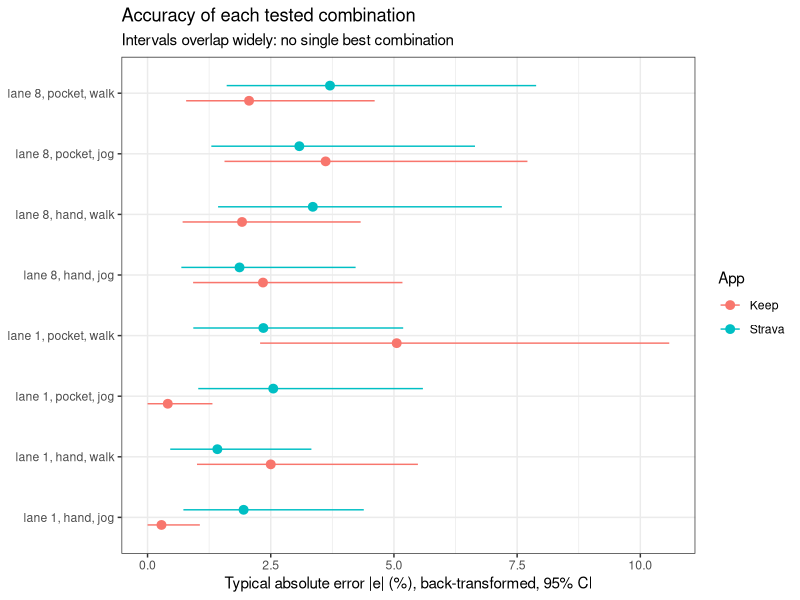

This figure's R source:
# 03_absolute_error.R
# Accuracy: how large is the typical error, ignoring its sign?
# (proposal v2, aim 3 and review comment 5)
#
# A mean signed error near 0 can hide large + and - errors, so here we use
# the absolute percentage error |e| and MAPE = mean of |e| in a group.
#
# Input : data/processed/gps_runs.csv  (made by code/00_clean_data.R)
# Output: tables in results/, plot in figures/
# Run from the repository root:  Rscript code/03_absolute_error.R

suppressPackageStartupMessages({
  library(lme4)
  library(lmerTest)
  library(emmeans)
  library(ggplot2)
})

dir.create("results", showWarnings = FALSE)
dir.create("figures", showWarnings = FALSE)

dat <- read.csv("data/processed/gps_runs.csv")
dat$block     <- factor(dat$block, levels = c("Phoebe", "Boyi", "Jenny", "Darren"))
dat$app       <- factor(dat$app, levels = c("Keep", "Strava"))
dat$lane      <- factor(dat$lane)
dat$placement <- factor(dat$placement, levels = c("hand", "pocket"))
dat$pace      <- factor(dat$pace, levels = c("walk", "jog"))
dat$lap_id    <- factor(dat$lap_id)
options(contrasts = c("contr.sum", "contr.poly"))

dat$abs_e <- abs(dat$error_pct)

# ---- 1. MAPE by app with a bootstrap CI -------------------------------------

# Resample whole laps (both app readings together) within each block, so every
# bootstrap sample keeps the design: 4 blocks x 8 laps, paired readings.
mape_by_app <- function(d) tapply(d$abs_e, d$app, mean)

laps_in_block <- split(as.character(dat$lap_id), dat$block)
laps_in_block <- lapply(laps_in_block, unique)
rows_of_lap   <- split(seq_len(nrow(dat)), as.character(dat$lap_id))

set.seed(404)
B <- 5000
boot <- replicate(B, {
  laps <- unlist(lapply(laps_in_block, sample, replace = TRUE))
  mape_by_app(dat[unlist(rows_of_lap[laps]), ])
})
boot_diff <- boot["Strava", ] - boot["Keep", ]

mape_table <- data.frame(
  app      = c("Keep", "Strava", "Strava - Keep"),
  mape     = c(mape_by_app(dat), diff(mape_by_app(dat))),
  boot_lo  = c(apply(boot, 1, quantile, 0.025), quantile(boot_diff, 0.025)),
  boot_hi  = c(apply(boot, 1, quantile, 0.975), quantile(boot_diff, 0.975))
)
mape_table[, -1] <- round(mape_table[, -1], 2)
print(mape_table)
write.csv(mape_table, "results/mape_by_app_bootstrap.csv", row.names = FALSE)

# MAPE by block and app (descriptive)
mape_block <- aggregate(abs_e ~ block + app, data = dat, FUN = mean)
mape_block$abs_e <- round(mape_block$abs_e, 2)
names(mape_block)[3] <- "mape"
print(mape_block)
write.csv(mape_block, "results/mape_by_block_app.csv", row.names = FALSE)

# ---- 2. Model for log(|e| + 0.5) ---------------------------------------------

# |e| is skewed and often 0, so model log(|e| + 0.5) with the same final mixed
# model as the signed error (including app x block, see 02_analysis.R). Back-transformed means are "typical" (median-like)
# absolute errors, so they are smaller than MAPE.
dat$log_abs <- log(dat$abs_e + 0.5)
fit_abs <- lmer(log_abs ~ block * app + app * lane * placement * pace + (1 | lap_id),
                data = dat)
anova_abs <- anova(fit_abs)
print(anova_abs)
write.csv(round(as.data.frame(anova_abs), 4), "results/anova_log_abs_error.csv")

back <- function(x) pmax(exp(x) - 0.5, 0)   # undo log(|e| + 0.5); |e| >= 0
typical <- function(spec) {
  em <- as.data.frame(confint(emmeans(fit_abs, spec)))
  data.frame(em[, all.vars(spec), drop = FALSE],
             typical_abs_e = back(em$emmean),
             lower = back(em$lower.CL), upper = back(em$upper.CL))
}
typ_app  <- typical(~ app)
typ_cell <- typical(~ app * lane * placement * pace)
print(typ_app, digits = 3)
write.csv(transform(typ_cell, typical_abs_e = round(typical_abs_e, 2),
                    lower = round(lower, 2), upper = round(upper, 2)),
          "results/typical_abs_error_by_treatment.csv", row.names = FALSE)

# Check that the conclusion does not hinge on the constant 0.5
for (k in c(0.25, 0.5, 1)) {
  m <- lmer(log(abs_e + k) ~ block * app + app * lane * placement * pace + (1 | lap_id),
            data = dat)
  cat(sprintf("constant %.2f: app p = %.3f\n", k, anova(m)["app", "Pr(>F)"]))
}

# ---- 3. Plot: typical |e| for all 16 treatment combinations ------------------

typ_cell$combo <- with(typ_cell, paste0("lane ", lane, ", ", placement, ", ", pace))
p_cell <- ggplot(typ_cell, aes(x = typical_abs_e, y = combo, colour = app)) +
  geom_pointrange(aes(xmin = lower, xmax = upper),
                  position = position_dodge(width = 0.5)) +
  labs(x = "Typical absolute error |e| (%), back-transformed, 95% CI",
       y = NULL, colour = "App",
       title = "Accuracy of each tested combination",
       subtitle = "Intervals overlap widely: no single best combination") +
  theme_bw()
ggsave("figures/06_typical_abs_error_by_treatment.png", p_cell,
       width = 7, height = 4.5, dpi = 200)
